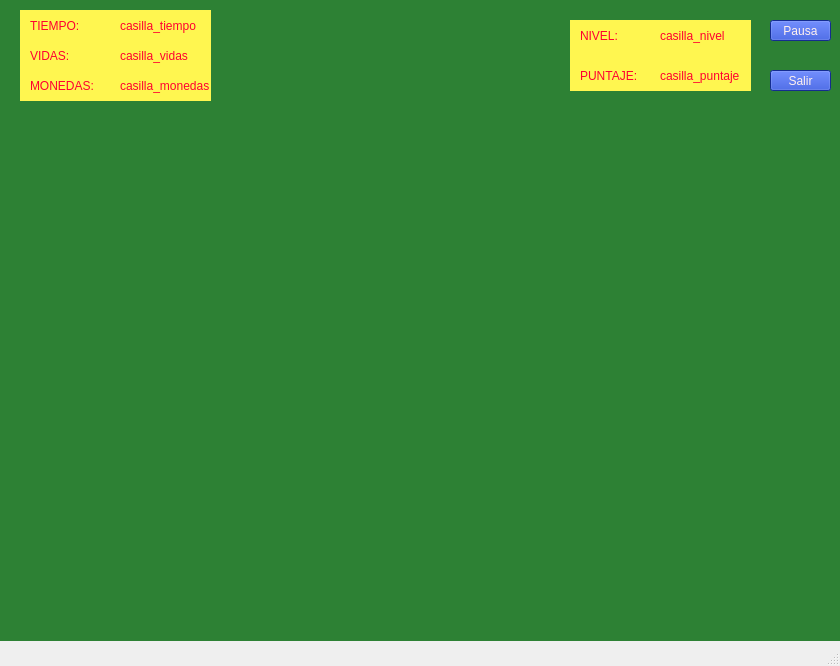
<?xml version="1.0" encoding="UTF-8"?>
<ui version="4.0">
 <class>MainWindow</class>
 <widget class="QMainWindow" name="MainWindow">
  <property name="geometry">
   <rect>
    <x>0</x>
    <y>0</y>
    <width>840</width>
    <height>666</height>
   </rect>
  </property>
  <property name="windowTitle">
   <string>MainWindow</string>
  </property>
  <property name="styleSheet">
   <string notr="true"/>
  </property>
  <widget class="QWidget" name="centralwidget">
   <widget class="QWidget" name="topwidget" native="true">
    <property name="geometry">
     <rect>
      <x>0</x>
      <y>0</y>
      <width>880</width>
      <height>641</height>
     </rect>
    </property>
    <property name="minimumSize">
     <size>
      <width>571</width>
      <height>0</height>
     </size>
    </property>
    <property name="styleSheet">
     <string notr="true">background-color: rgb(45, 129, 52);</string>
    </property>
    <widget class="QLabel" name="vidas">
     <property name="geometry">
      <rect>
       <x>30</x>
       <y>40</y>
       <width>81</width>
       <height>31</height>
      </rect>
     </property>
     <property name="styleSheet">
      <string notr="true">color: rgb(255, 0, 48);
background-color: rgba(255, 255, 255, 0);</string>
     </property>
     <property name="text">
      <string>VIDAS: </string>
     </property>
    </widget>
    <widget class="QLabel" name="tiempo">
     <property name="geometry">
      <rect>
       <x>30</x>
       <y>10</y>
       <width>91</width>
       <height>31</height>
      </rect>
     </property>
     <property name="styleSheet">
      <string notr="true">color: rgb(255, 0, 48);
background-color: rgba(255, 255, 255, 0);</string>
     </property>
     <property name="text">
      <string>TIEMPO:</string>
     </property>
    </widget>
    <widget class="QLabel" name="monedas">
     <property name="geometry">
      <rect>
       <x>30</x>
       <y>70</y>
       <width>71</width>
       <height>31</height>
      </rect>
     </property>
     <property name="styleSheet">
      <string notr="true">color: rgb(255, 0, 48);
background-color: rgba(255, 255, 255, 0);</string>
     </property>
     <property name="text">
      <string>MONEDAS:</string>
     </property>
    </widget>
    <widget class="QLabel" name="casilla_tiempo">
     <property name="geometry">
      <rect>
       <x>120</x>
       <y>10</y>
       <width>121</width>
       <height>31</height>
      </rect>
     </property>
     <property name="styleSheet">
      <string notr="true">background-color: rgba(255, 255, 255, 0);
color: rgb(255, 0, 48);</string>
     </property>
     <property name="text">
      <string>casilla_tiempo</string>
     </property>
    </widget>
    <widget class="QLabel" name="casilla_vidas">
     <property name="geometry">
      <rect>
       <x>120</x>
       <y>40</y>
       <width>121</width>
       <height>31</height>
      </rect>
     </property>
     <property name="styleSheet">
      <string notr="true">color: rgb(255, 0, 48);
background-color: rgba(255, 255, 255, 0);</string>
     </property>
     <property name="text">
      <string>casilla_vidas</string>
     </property>
    </widget>
    <widget class="QLabel" name="casilla_monedas">
     <property name="geometry">
      <rect>
       <x>120</x>
       <y>70</y>
       <width>121</width>
       <height>31</height>
      </rect>
     </property>
     <property name="styleSheet">
      <string notr="true">color: rgb(255, 0, 48);
background-color: rgba(255, 255, 255, 0);</string>
     </property>
     <property name="text">
      <string>casilla_monedas</string>
     </property>
    </widget>
    <widget class="QLabel" name="nivel">
     <property name="geometry">
      <rect>
       <x>580</x>
       <y>20</y>
       <width>81</width>
       <height>31</height>
      </rect>
     </property>
     <property name="styleSheet">
      <string notr="true">color: rgb(255, 0, 48);
background-color: rgba(255, 255, 255, 0);</string>
     </property>
     <property name="text">
      <string>NIVEL:</string>
     </property>
    </widget>
    <widget class="QLabel" name="puntaje">
     <property name="geometry">
      <rect>
       <x>580</x>
       <y>60</y>
       <width>81</width>
       <height>31</height>
      </rect>
     </property>
     <property name="styleSheet">
      <string notr="true">color: rgb(255, 0, 48);
background-color: rgba(255, 255, 255, 0);</string>
     </property>
     <property name="text">
      <string>PUNTAJE:</string>
     </property>
    </widget>
    <widget class="QLabel" name="casilla_nivel">
     <property name="geometry">
      <rect>
       <x>660</x>
       <y>20</y>
       <width>81</width>
       <height>31</height>
      </rect>
     </property>
     <property name="styleSheet">
      <string notr="true">color: rgb(255, 0, 48);
background-color: rgba(255, 255, 255, 0);</string>
     </property>
     <property name="text">
      <string>casilla_nivel</string>
     </property>
    </widget>
    <widget class="QLabel" name="casilla_puntaje">
     <property name="geometry">
      <rect>
       <x>660</x>
       <y>60</y>
       <width>91</width>
       <height>31</height>
      </rect>
     </property>
     <property name="styleSheet">
      <string notr="true">color: rgb(255, 0, 48);
background-color: rgba(255, 255, 255, 0);</string>
     </property>
     <property name="text">
      <string>casilla_puntaje</string>
     </property>
    </widget>
    <widget class="QPushButton" name="boton_pausa">
     <property name="geometry">
      <rect>
       <x>770</x>
       <y>20</y>
       <width>61</width>
       <height>21</height>
      </rect>
     </property>
     <property name="styleSheet">
      <string notr="true">background-color: rgb(28, 62, 200);
color: rgb(255, 241, 238);</string>
     </property>
     <property name="text">
      <string>Pausa</string>
     </property>
    </widget>
    <widget class="QPushButton" name="boton_salir">
     <property name="geometry">
      <rect>
       <x>770</x>
       <y>70</y>
       <width>61</width>
       <height>21</height>
      </rect>
     </property>
     <property name="styleSheet">
      <string notr="true">background-color: rgb(28, 62, 200);
color: rgb(255, 241, 238);</string>
     </property>
     <property name="text">
      <string>Salir</string>
     </property>
    </widget>
    <widget class="QWidget" name="widget_izq" native="true">
     <property name="geometry">
      <rect>
       <x>20</x>
       <y>10</y>
       <width>191</width>
       <height>91</height>
      </rect>
     </property>
     <property name="styleSheet">
      <string notr="true">background-color: rgb(255, 246, 80);
</string>
     </property>
    </widget>
    <widget class="QWidget" name="widget_der" native="true">
     <property name="geometry">
      <rect>
       <x>570</x>
       <y>20</y>
       <width>181</width>
       <height>71</height>
      </rect>
     </property>
     <property name="styleSheet">
      <string notr="true">background-color: rgb(255, 246, 80);</string>
     </property>
    </widget>
    <widget class="QLabel" name="fondo_juego">
     <property name="geometry">
      <rect>
       <x>0</x>
       <y>120</y>
       <width>840</width>
       <height>520</height>
      </rect>
     </property>
     <property name="styleSheet">
      <string notr="true">border-color: rgb(0, 0, 0);</string>
     </property>
     <property name="text">
      <string/>
     </property>
    </widget>
    <widget class="QLabel" name="imagen_icono">
     <property name="geometry">
      <rect>
       <x>330</x>
       <y>10</y>
       <width>151</width>
       <height>111</height>
      </rect>
     </property>
     <property name="text">
      <string/>
     </property>
    </widget>
    <widget class="QLabel" name="toplane">
     <property name="geometry">
      <rect>
       <x>0</x>
       <y>160</y>
       <width>840</width>
       <height>120</height>
      </rect>
     </property>
     <property name="text">
      <string/>
     </property>
    </widget>
    <widget class="QLabel" name="midlane">
     <property name="geometry">
      <rect>
       <x>0</x>
       <y>320</y>
       <width>840</width>
       <height>120</height>
      </rect>
     </property>
     <property name="text">
      <string/>
     </property>
    </widget>
    <widget class="QLabel" name="botlane">
     <property name="geometry">
      <rect>
       <x>0</x>
       <y>480</y>
       <width>840</width>
       <height>120</height>
      </rect>
     </property>
     <property name="text">
      <string/>
     </property>
    </widget>
    <zorder>widget_der</zorder>
    <zorder>widget_izq</zorder>
    <zorder>vidas</zorder>
    <zorder>tiempo</zorder>
    <zorder>monedas</zorder>
    <zorder>casilla_tiempo</zorder>
    <zorder>casilla_vidas</zorder>
    <zorder>casilla_monedas</zorder>
    <zorder>nivel</zorder>
    <zorder>puntaje</zorder>
    <zorder>casilla_nivel</zorder>
    <zorder>casilla_puntaje</zorder>
    <zorder>boton_pausa</zorder>
    <zorder>boton_salir</zorder>
    <zorder>fondo_juego</zorder>
    <zorder>imagen_icono</zorder>
    <zorder>toplane</zorder>
    <zorder>midlane</zorder>
    <zorder>botlane</zorder>
   </widget>
  </widget>
  <widget class="QMenuBar" name="menubar">
   <property name="geometry">
    <rect>
     <x>0</x>
     <y>0</y>
     <width>840</width>
     <height>22</height>
    </rect>
   </property>
  </widget>
  <widget class="QStatusBar" name="statusbar"/>
 </widget>
 <resources/>
 <connections/>
</ui>
